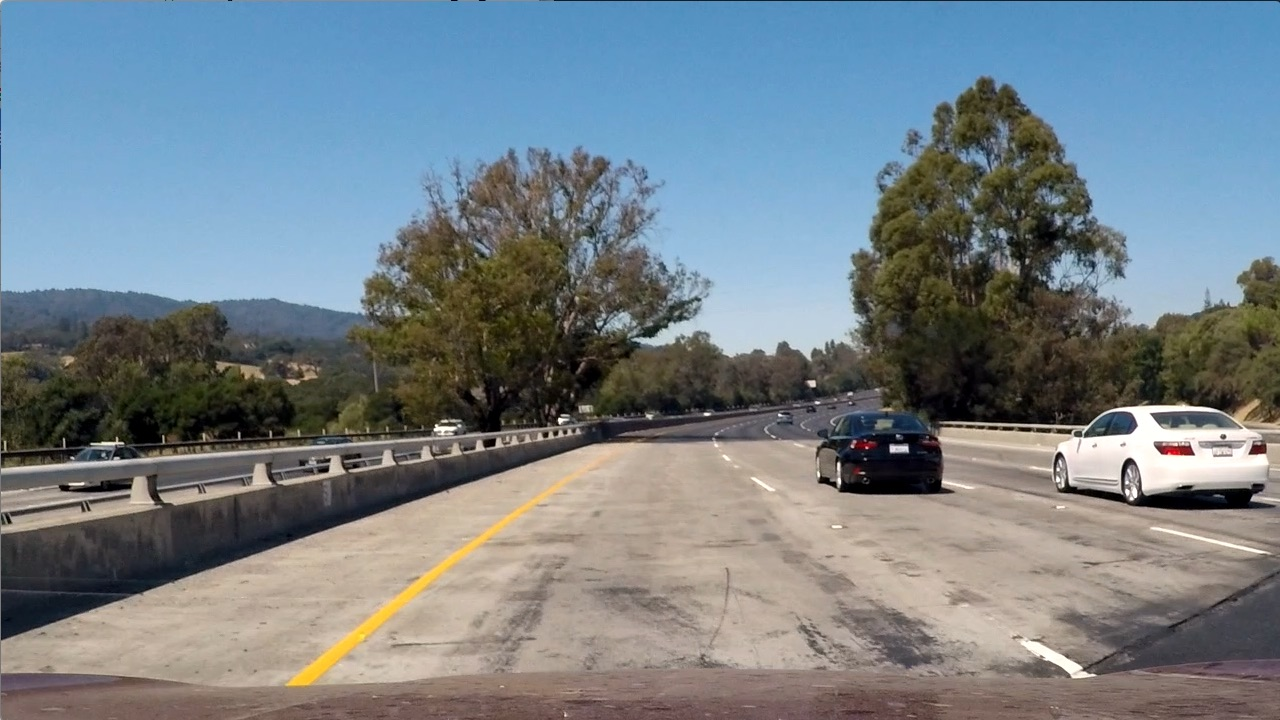
#> input picture test1.jpg, 1280 x 720 px
$ python lanefinding.py test1.jpg   (older library calls are emulated)
#> lines starting #> are read from the running program, lines starting #| are printed output that depends on the picture; after the words box and inside, x2 and y2 are one past the last pixel; in counts of white or black regions, pixels touching at a corner belong together
### thresholds.py
import cv2
import numpy as np


# [42 lines left out: functions get_sobel_xy, threshold_bitmask, abs_sobel_thresh, mag_thresh, dir_thresh, hsv_color_thresh, not called in this run]

def hls_color_thresh(img,h_thresh=(0,180), l_thresh=(0,255), s_thresh=(0,255)):
    hsv = cv2.cvtColor(img,cv2.COLOR_BGR2HLS)
    out = np.zeros_like(hsv[:,:,0])
    hout = np.zeros_like(out)
    hout[(hsv[:,:,0]<=h_thresh[1])&(hsv[:,:,0]>=h_thresh[0])] = 1
    sout = np.zeros_like(out)
    sout[(hsv[:,:,2]<=s_thresh[1])&(hsv[:,:,2]>=s_thresh[0])] = 1
    lout = np.zeros_like(out)
    lout[(hsv[:,:,1]<=l_thresh[1])&(hsv[:,:,1]>=l_thresh[0])] = 1
    out[(hout==1)&(sout==1)&(lout==1)]=1
    return out

def rgb_color_thresh(img, r_thresh=(0,255), g_thresh=(0,255), b_thresh=(0,255)):
    rgb = cv2.cvtColor(img,cv2.COLOR_BGR2RGB)
    out = np.zeros_like(rgb[:,:,0])
    rout = np.zeros_like(out)
    rout[(rgb[:,:,0]<=r_thresh[1])&(rgb[:,:,0]>=r_thresh[0])] = 1
    gout = np.zeros_like(out)
    gout[(rgb[:,:,1]<=g_thresh[1])&(rgb[:,:,1]>=g_thresh[0])] = 1
    bout = np.zeros_like(out)
    bout[(rgb[:,:,2]<=b_thresh[1])&(rgb[:,:,2]>=b_thresh[0])] = 1
    out[(rout==1)&(gout==1)&(bout==1)]=1
    return out


### undistort.py
import pickle
import numpy as np
import cv2

# Load the camera calibration result for later use (we won't worry about rvecs / tvecs)
dist_pickle = pickle.load(open( "camera_cal/cal_pickle.p", "rb" ) )
#> (reads camera_cal/cal_pickle.p from the repository)
mtx = dist_pickle["mtx"]
dist = dist_pickle["dist"]

defImgSize = (1280,720)
height = defImgSize[1]
width = defImgSize[0]

split = .068
#horizon from top (higher shows less)
redHorz = .64

roadPts = np.float32([[width*(.5-split),height*redHorz],[width*(.5+split),height*redHorz],[width*.99,height],[width*.01,height]])

defOverheadSize = (1280,720)
offset = 180
left = offset
right = defOverheadSize[0]-offset
top =  0
bot = defOverheadSize[1]

showPts =np.float32([[left,top],[right,top],[right,bot],[left,bot]])
defM = cv2.getPerspectiveTransform(roadPts, showPts)
invM = cv2.getPerspectiveTransform(showPts, roadPts)

def get_undistort(img):
    return cv2.undistort(img, mtx, dist, None, mtx)

def overhead_perspective(img,M=defM,img_size=defOverheadSize):
    return cv2.warpPerspective(img, M, img_size)

def revert_from_overhead(img,M=invM, img_size=defImgSize):
    return cv2.warpPerspective(img,M, img_size)

# [7 lines that do not run on import are left out]

### lane_data_types.py
import cv2
import numpy as np
from collections import deque

class Line():
    def __init__(self):
        #polynomial coefficients for the most recent fit
        self.current_fit = [np.array([False])]
        #radius of curvature of the line in some units
        self.radius_of_curvature = None
        #number of pixels
        #(left pixels)/(
        self.line_base_pos = None
        #difference in fit coefficients between last and new fits
        #self.diffs = np.array([0,0,0], dtype='float')
        #x values for plotted curve fitting
        self.allx = None
        #y values for plotted curve fitting
        self.ally = None
        self.detected = False

    def calc_curvature(self):
        ym_per_pix = 30/720 #meters per pixel y dim
        xm_per_pix = 3.7/700 #meters per pixel x dim
        y_eval = np.max(self.ally)
        line_fit = np.polyfit(self.ally*ym_per_pix, self.allx*xm_per_pix, 2)
        if line_fit[0]!=0:
            self.radius_of_curvature = ((1 + (2*line_fit[0]*y_eval*ym_per_pix + line_fit[1])**2)**1.5) / np.absolute(2*line_fit[0])


#Create a lane class.  The purpose of this object is to hold the lane line info, and do operations that apply to both lines
class Lane():
    def __init__(self):
        self.leftLine = Line()
        self.rightLine = Line()
        self.lanePosition = 0
        self.laneCurvature = 0
        #save overhead masked image.
        self.ohroad = []
        self.calcimg = []
        #generalized, so if a camera were mounted off-center.  0 for this project.
        self.cameraOffset = 0
        self.laneWidthMeters = 3.7

    def find_lines(self):
        img = self.ohroad
        height = img.shape[0]
        width = img.shape[1]
        # Take a histogram of the bottom half of the image
        histogram = np.sum(img[int(height/2):,:],axis=0)
        # Create an output image to draw on and  visualize the result
        out_img = np.dstack((img, img, img))*255
        # Find the peak of the left and right halves of the histogram
        # These will be the starting point for the left and right lines
        midpoint = np.int(histogram.shape[0]/2)
        leftx_base = np.argmax(histogram[:midpoint])
        rightx_base = np.argmax(histogram[midpoint:]) + midpoint

        # Choose the number of sliding windows
        nwindows = 12
        # Set height of windows
        window_height = np.int(height/nwindows)
        # Identify the x and y positions of all nonzero pixels in the image
        nonzero = img.nonzero()
        nonzeroy = np.array(nonzero[0])
        nonzerox = np.array(nonzero[1])
        # Current positions to be updated for each window
        leftx_current = leftx_base
        rightx_current = rightx_base
        # Set the width of the windows +/- margin
        margin = 100
        # Set minimum number of pixels found to recenter window
        minpix = 50
        # Create empty lists to receive left and right lane pixel indices
        left_lane_inds = []
        right_lane_inds = []

        # Step through the windows one by one
        for window in range(nwindows):
            # Identify window boundaries in x and y (and right and left)
            win_y_low = height - (window+1)*window_height
            win_y_high = height - window*window_height
            win_xleft_low = leftx_current - margin
            win_xleft_high = leftx_current + margin
            win_xright_low = rightx_current - margin
            win_xright_high = rightx_current + margin
            # Draw the windows on the visualization image
            cv2.rectangle(out_img,(win_xleft_low,win_y_low),(win_xleft_high,win_y_high),(0,255,0), 2)
            cv2.rectangle(out_img,(win_xright_low,win_y_low),(win_xright_high,win_y_high),(0,255,0), 2)
            # Identify the nonzero pixels in x and y within the window
            good_left_inds = ((nonzeroy >= win_y_low) & (nonzeroy < win_y_high) & (nonzerox >= win_xleft_low) & (nonzerox < win_xleft_high)).nonzero()[0]
            good_right_inds = ((nonzeroy >= win_y_low) & (nonzeroy < win_y_high) & (nonzerox >= win_xright_low) & (nonzerox < win_xright_high)).nonzero()[0]
            # Append these indices to the lists
            left_lane_inds.append(good_left_inds)
            right_lane_inds.append(good_right_inds)
            # If you found > minpix pixels, recenter next window on their mean position
            if len(good_left_inds) > minpix:
                leftx_current = np.int(np.mean(nonzerox[good_left_inds]))
            if len(good_right_inds) > minpix:
                rightx_current = np.int(np.mean(nonzerox[good_right_inds]))

        # Concatenate the arrays of indices
        left_lane_inds = np.concatenate(left_lane_inds)
        right_lane_inds = np.concatenate(right_lane_inds)

        fity = np.linspace(0, height-1, height )

        #Describe very few pixels as inadequate to 'detect' the lane
        lane_inds_threshold = 700

        # Extract left and right line pixel positions
        if len(left_lane_inds)>lane_inds_threshold:
            leftx = nonzerox[left_lane_inds]
            lefty = nonzeroy[left_lane_inds]
            left_fit = np.polyfit(lefty, leftx, 2)
            self.leftLine.current_fit = left_fit
            self.leftLine.ally = fity
            fit_leftx = left_fit[0]*fity**2 + left_fit[1]*fity + left_fit[2]
            self.leftLine.allx = fit_leftx
            self.leftLine.line_base_pos = fit_leftx[-1]
            out_img[nonzeroy[left_lane_inds], nonzerox[left_lane_inds]] = [255, 0, 0]
            self.leftLine.detected = True


        if len(right_lane_inds)>lane_inds_threshold:
            rightx = nonzerox[right_lane_inds]
            righty = nonzeroy[right_lane_inds]
            right_fit = np.polyfit(righty, rightx, 2)
            self.rightLine.current_fit = right_fit
            self.rightLine.ally = fity
            fit_rightx = right_fit[0]*fity**2 + right_fit[1]*fity + right_fit[2]
            self.rightLine.allx = fit_rightx
            self.rightLine.line_base_pos = fit_rightx[-1]
            out_img[nonzeroy[right_lane_inds], nonzerox[right_lane_inds]] = [0, 0, 255]
            self.rightLine.detected = True
        self.calcimg = out_img


    def calc_lane_position(self):
        #must run 'find_lines'
        #get the center value
        if self.leftLine.detected ==True and self.rightLine.detected==True:
            center = int(self.calcimg.shape[1]/2)
            left = abs(self.leftLine.line_base_pos - center)
            right = abs(self.rightLine.line_base_pos - center)
            #add camera offset.  Take ratio of left/left+right-.5 to get center lane = 0.  Multiply by lane width.
            self.lanePosition = self.cameraOffset + (left/(left+right)-.5)*self.laneWidthMeters

    def calc_curves(self):
        if self.leftLine.detected ==True and self.rightLine.detected==True:
            self.rightLine.calc_curvature()
            self.leftLine.calc_curvature()
            curves = 0
            curveSum = 0
            if self.rightLine.radius_of_curvature != 0:
                curves+=1
                curveSum += self.rightLine.radius_of_curvature
            if self.leftLine.radius_of_curvature != 0:
                curves+=1
                curveSum += self.leftLine.radius_of_curvature
            if curves > 0:
                self.laneCurvature = curveSum/curves


#Create a history class.  The purpose of this object is to allow averaging or other time variant data operations.
class LaneHistory():
    def __init__(self, buffer_size=10):
        self.buffer = deque(maxlen=buffer_size)
        self.curve = 0
        self.position = 0
        self.left_fit = [np.array([False])]
        self.quality = 0
        self.left_std = [np.array([False])]
        self.right_fit = [np.array([False])]
        self.right_std = [np.array([False])]
        self.overlay_img = []
        self.draw_dims = (720,1280)

    #lanes will be added to the left (index 0) and shift through to maxlen
    def add_lane(self, lane):
        #add lanes where both lines are detected.  This rejects frames with partial lines
        if lane.leftLine.detected==True and lane.rightLine.detected==True:
            self.buffer.appendleft(lane)

    def update_stats(self):
        curvesum = 0
        pos = 0
        left_coeffs = np.array([1,1,1])
        right_coeffs = np.array([1,1,1])
        for lane in self.buffer:
            curvesum += lane.laneCurvature
            pos += lane.lanePosition
            left_coeffs = np.vstack((left_coeffs,lane.leftLine.current_fit))
            right_coeffs = np.vstack((right_coeffs,lane.rightLine.current_fit))
        if len(self.buffer) > 0:
            self.curve = curvesum/len(self.buffer)
            self.position = pos/len(self.buffer)
            #drop the initialization coeffs
            left_coeffs = left_coeffs[1:,:]
            right_coeffs = right_coeffs[1:,:]
            #average the values in the columns to get 3 coefficients
            self.left_std = np.std(left_coeffs, axis=0)
            self.right_std = np.std(right_coeffs, axis=0)
            #calculate quality.
            left_dev = np.asarray(self.left_std)
            right_dev = np.asarray(self.right_std)
            if right_dev.all != 0 and left_dev.all != 0:
                StdDif = np.divide((right_dev - left_dev),(right_dev+left_dev))
                self.quality = 1-np.average(np.absolute(StdDif))

            self.left_fit = np.average(left_coeffs, axis=0)
            self.right_fit = np.average(right_coeffs, axis=0)

    def make_overlay(self, img):
        # Create an image to draw the lines on
        color_warp = np.zeros_like(img).astype(np.uint8)
        # Generate fit lines based on all lanes in the buffer
        fity = np.linspace(0, img.shape[0]-1, img.shape[0] )
        left_fitx = self.left_fit[0]*fity**2 + self.left_fit[1]*fity + self.left_fit[2]
        right_fitx = self.right_fit[0]*fity**2 + self.right_fit[1]*fity + self.right_fit[2]

        # Recast the x and y points into usable format for cv2.fillPoly()
        pts_left = np.array([np.transpose(np.vstack([left_fitx, fity]))]).astype(np.int)
        pts_right = np.array([np.flipud(np.transpose(np.vstack([right_fitx, fity])))]).astype(np.int)
        pts = np.hstack((pts_left, pts_right))

        # Draw the lane onto the warped blank image
        cv2.fillPoly(color_warp, [pts], (0,255, 0))
        self.overlay_img = color_warp

    # [20 lines left out: function clean_lanes, not called in this run]


        #for lane in self.buffer:


            #if the left is lost, but not the right, use right line curve data
            #TODO:
            #if left_lost and !right_lost:

            #TODO: if right line is lost, use left.

            #TODO: if lines are fine, update expected intercept based on self.intercept_lr


### lanefinding.py
#Defines the main pipeline for lanefinding
import numpy as np
import cv2
import sys
from undistort import get_undistort, overhead_perspective, revert_from_overhead
from thresholds import mag_thresh, abs_sobel_thresh, hls_color_thresh, rgb_color_thresh
from lane_data_types import Lane, LaneHistory

LH = LaneHistory()
font = cv2.FONT_HERSHEY_SIMPLEX

def preprocess(img):
    smooth =  cv2.GaussianBlur(img, (3,3),0)
    return smooth

def postprocess(img):
    kernel = np.ones((11,11),np.uint8)
    close = cv2.morphologyEx(img,cv2.MORPH_CLOSE, kernel)
    return close

def make_binary_mask(img):
    #colorConversions
    #gray = cv2.cvtColor(img,cv2.COLOR_RGB2GRAY)

    #magSobMask = abs_sobel_thresh(img,thresh=(40,255))
    #magSobMask = mag_thresh(img,thresh=(40,255))
    rgbThresh = rgb_color_thresh(img,r_thresh=(185,255), g_thresh=(185,255), b_thresh=(185,255))
    hlsThresh = hls_color_thresh(img,h_thresh=(18,35), l_thresh=(0,255), s_thresh=(40,255))
    bMask = np.zeros_like(img[:,:,0])
    bMask[(rgbThresh==1)|(hlsThresh==1)]=1
    return bMask

def find_lane_lines(img):
    xDim = img.shape[1]
    yDim = img.shape[0]
    #convert to BGR, since MoviePy uses RGB, thresholds are written for BGR
    img = cv2.cvtColor(img,cv2.COLOR_RGB2BGR)
    #undistort the img
    img = get_undistort(img)
    #create binary mask
    msk = preprocess(img)
    msk = make_binary_mask(msk)
    #perspective transform, convert mask to black and white image
    road = overhead_perspective(msk*255)
    road = postprocess(road)

    ln = Lane()
    ln.ohroad = road
    #apply sliding windows
    ln.find_lines()
    #calc lane position
    ln.calc_lane_position()
    #calc road curvature
    ln.calc_curves()


    #Use lane history to average curves and error detect
    LH.add_lane(ln)

    LH.update_stats()
    #LH.clean_lanes()

    #add color to overhead perspective
    LH.make_overlay(img)
    #perspective tranform the drawn lines to the roadway
    newwarp = revert_from_overhead(LH.overlay_img)

    #convert image back to RGB before merging
    img = cv2.cvtColor(img,cv2.COLOR_BGR2RGB)
    outImg = cv2.addWeighted(img, 1, newwarp, 0.3, 0)

    #add calc img for debugging
    cimg = ln.calcimg
    cw = 340
    ch = 200
    cimg = cv2.resize(cimg,(cw,ch))
    pipx = xDim-cw
    pipy = 0
    outImg[pipy:pipy+ch,pipx:pipx+cw] = cimg

    #add lay over text
    outImg = cv2.rectangle(outImg, (0,0),(700,105), (255,255,255), -1)
    curveText = "Curve Radius: " + str(int(LH.curve)) + 'm'
    outImg = cv2.putText(outImg,curveText, (10,65), font, 1,(0,0,0),2,cv2.LINE_AA)
    curveText = "Lane Pos. Right of Center : " + str(round(LH.position,3))+'m'
    outImg = cv2.putText(outImg,curveText, (10,30), font, 1,(0,0,0),2,cv2.LINE_AA)

    curveText = "Detection Quality: " + str(round(100*LH.quality)) + " %"
    outImg = cv2.putText(outImg,curveText, (10,100), font, 1,(0,0,0),2,cv2.LINE_AA)
    #curveText = "R dev: " + str(LH.right_std)
    #outImg = cv2.putText(outImg,curveText, (10,135), font, 1,(255,255,255),1,cv2.LINE_AA)

    return outImg


if __name__ == "__main__":
    imgPath = sys.argv[1]
    img = cv2.imread(imgPath)
#> img is the input picture: shape (720, 1280, 3); mean B, G, R 135.5, 128.7, 117.5
    img = cv2.cvtColor(img,cv2.COLOR_BGR2RGB)
    mask = 255*make_binary_mask(img)
#> in make_binary_mask, `rgbThresh = rgb_color_thresh(img,r_thresh=(185,255), g_thresh=(185,255..`:
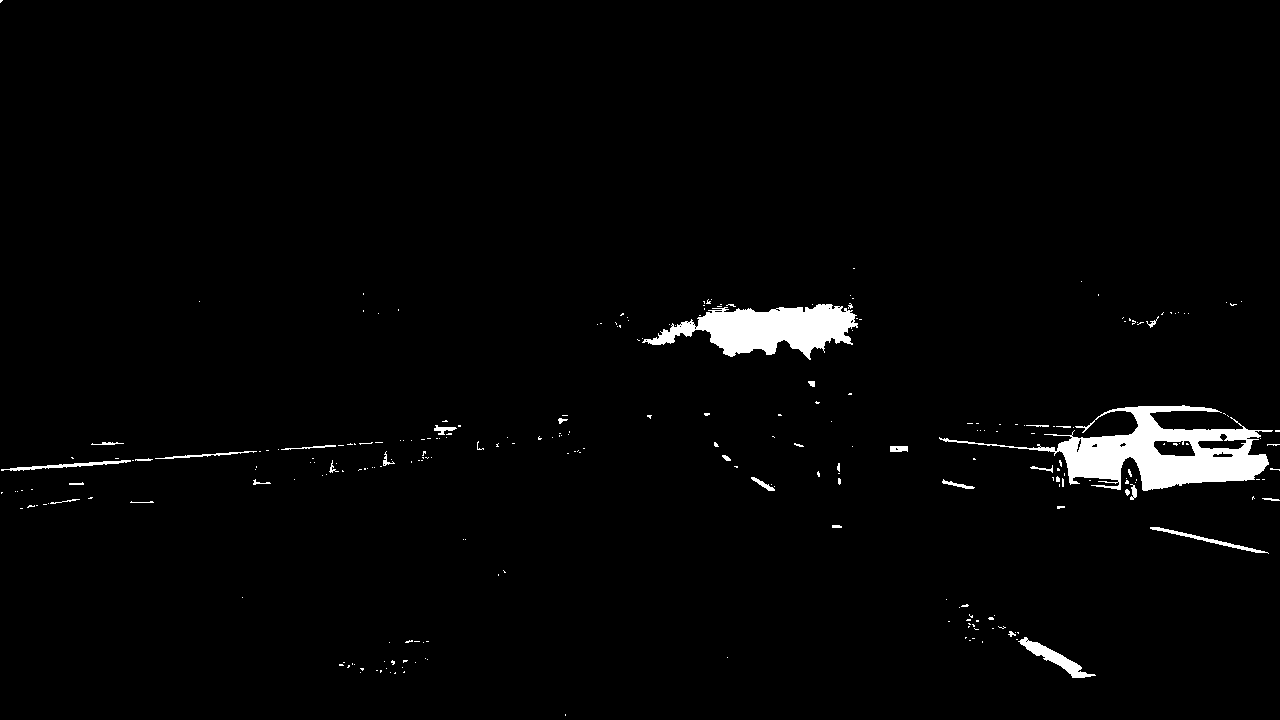
#> rgbThresh: shape (720, 1280); values 0 (black) and 1 (white), 2.2% white; 268 white regions (234 under 20 px), largest, box (x1, y1, x2, y2) and area: (939, 405, 1273, 491) 9825, (642, 304, 858, 360) 6380, (1018, 637, 1096, 678) 791
#> in make_binary_mask, `hlsThresh = hls_color_thresh(img,h_thresh=(18,35), l_thresh=(0,255), s..`:
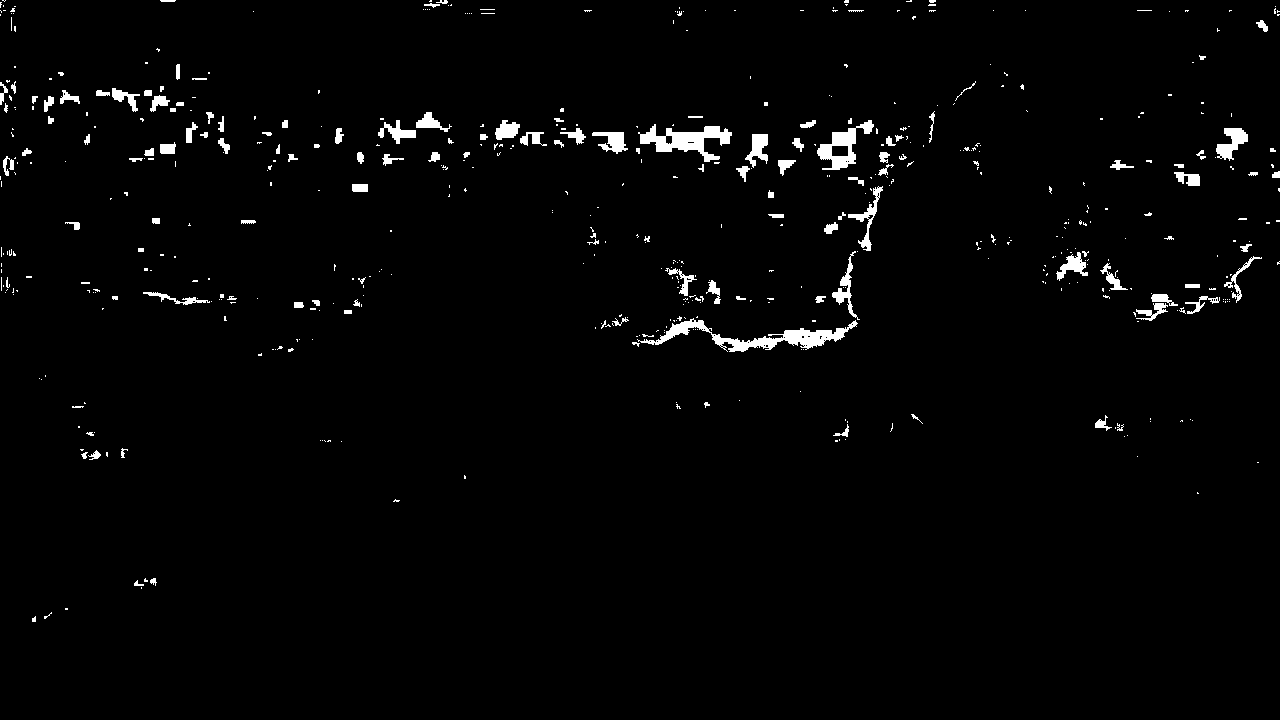
#> hlsThresh: shape (720, 1280); values 0 (black) and 1 (white), 2% white; 556 white regions (425 under 20 px), largest, box (x1, y1, x2, y2) and area: (637, 318, 858, 352) 2032, (638, 124, 732, 162) 1496, (817, 120, 874, 170) 1035
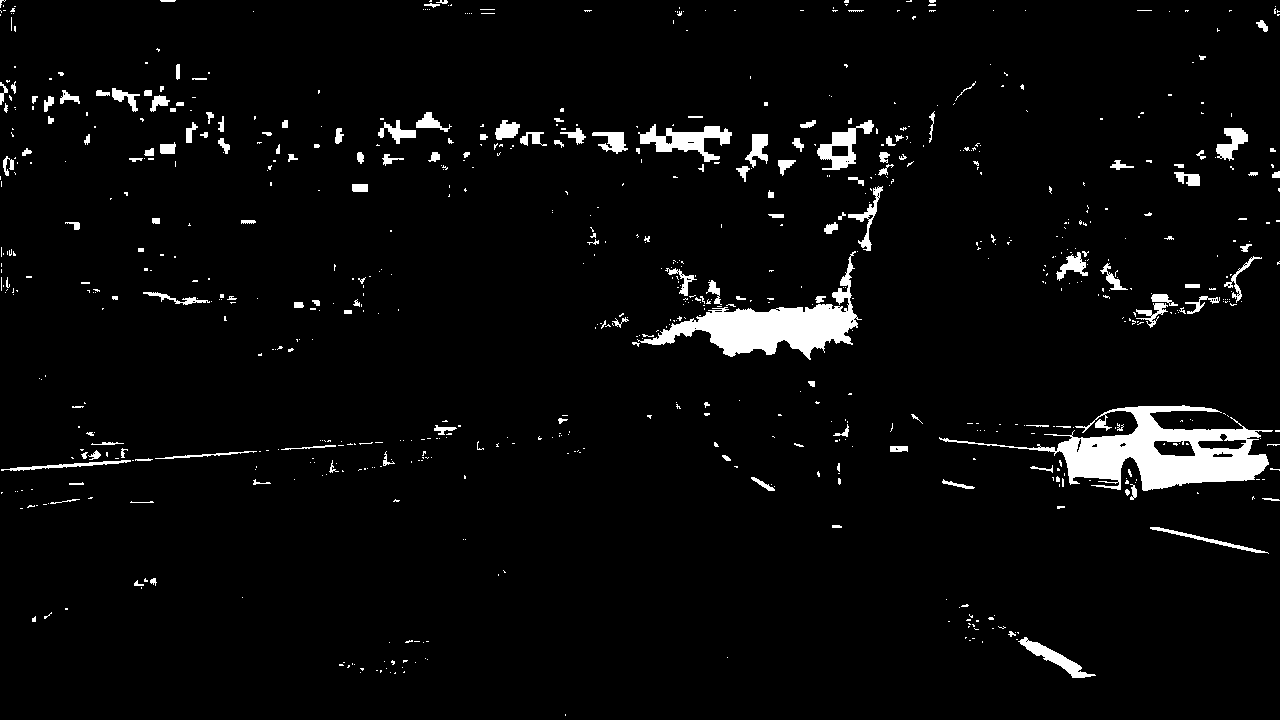
#> mask: shape (720, 1280); 3.9% white; 779 white regions (618 under 20 px), largest, box (x1, y1, x2, y2) and area: (939, 405, 1273, 491) 9926, (637, 251, 862, 360) 6887, (638, 124, 732, 162) 1496
    cv2.imwrite("outputs/BMASK.jpg", mask)
    img = find_lane_lines(img)
#> (the rest of the program and of its run is left out)
